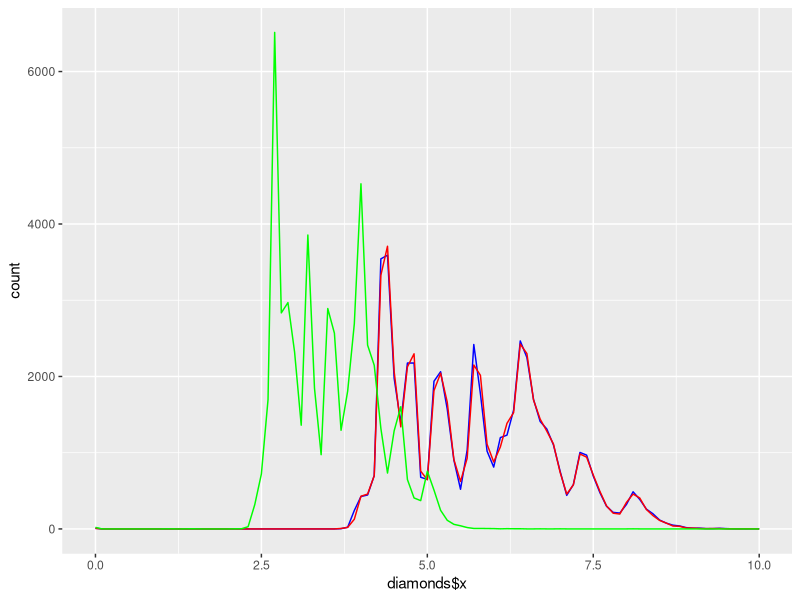

Generate this figure with R:
## ---- chunk 1
    library(tidyverse)
    
    ggplot(data = diamonds) +
      geom_freqpoly(binwidth = 0.1, color = "blue", 
                    aes(x = diamonds$x, y = ..count..), show.legend = TRUE) +
      geom_freqpoly(binwidth = 0.1, color = "red", 
                    aes(x = diamonds$y, y = ..count..), show.legend = TRUE) +
      geom_freqpoly(binwidth = 0.1, color = "green", 
                    aes(x = diamonds$z, y = ..count..), show.legend = TRUE) +
      xlim(0, 10)
